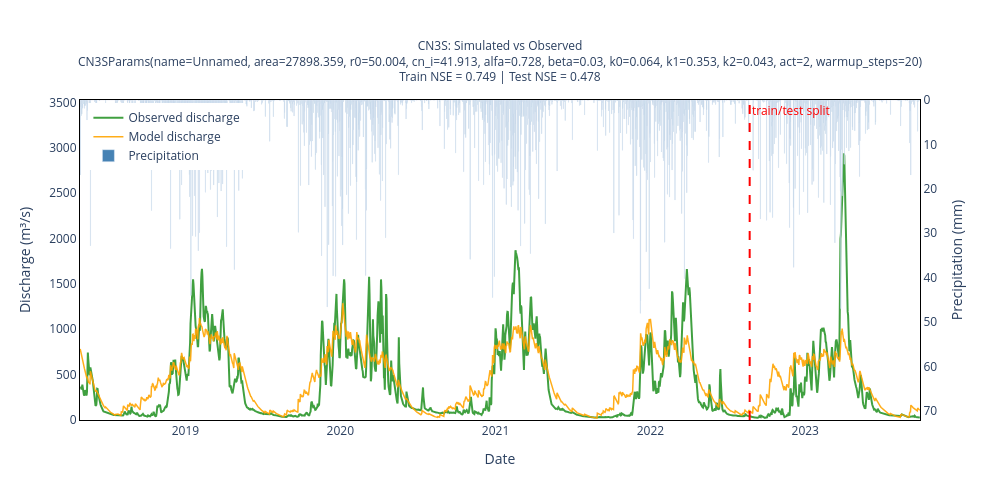

Notebook code for this chart:
### Code cell
optim.plot_step(50)

### Figure 1 — Plotly figure (JSON) as saved in the notebook; plotly's stock layout.template omitted (floating-point values rounded to 4 significant figures; data arrays with more than 128 entries replaced by an {"elided": "..."} marker saying what was removed)
{"data": [{"line": {"color": "green", "width": 2}, "name": "Observed discharge", "opacity": 0.75, "type": "scatter", "x": {"elided": "1980 str values"}, "y": {"elided": "1980 float values"}}, {"line": {"color": "orange", "width": 1.5}, "name": "Model discharge", "opacity": 0.9, "type": "scatter", "x": {"elided": "1980 str values"}, "y": {"elided": "1980 float values"}}, {"marker": {"color": "steelblue"}, "name": "Precipitation", "opacity": 1, "type": "bar", "x": {"elided": "1980 str values"}, "y": {"elided": "1980 float values"}, "yaxis": "y2"}], "layout": {"annotations": [{"font": {"color": "red"}, "showarrow": false, "text": "train/test split", "x": "2022-08-23T00:00:00", "xanchor": "left", "y": 1, "yanchor": "top", "yref": "paper"}], "height": 500, "legend": {"x": 0.01, "y": 0.99}, "plot_bgcolor": "white", "shapes": [{"line": {"color": "red", "dash": "dash"}, "type": "line", "x0": "2022-08-23T00:00:00", "x1": "2022-08-23T00:00:00", "y0": 0, "y1": 1, "yref": "paper"}], "title": {"font": {"size": 12}, "text": "CN3S: Simulated vs Observed<br>CN3SParams(name=Unnamed, area=27898.359, r0=50.004, cn_i=41.913, alfa=0.728, beta=0.03, k0=0.064, k1=0.353, k2=0.043, act=2, warmup_steps=20)<br>Train NSE = 0.749 | Test NSE = 0.478", "x": 0.5, "xanchor": "center"}, "width": 1000, "xaxis": {"linecolor": "black", "linewidth": 1, "mirror": true, "showline": true, "title": {"text": "Date"}}, "yaxis": {"linecolor": "black", "linewidth": 1, "mirror": true, "range": [0, 3526.0], "showline": true, "title": {"text": "Discharge (m³/s)"}}, "yaxis2": {"linecolor": "black", "linewidth": 1, "mirror": true, "overlaying": "y", "range": [72.1, 0], "showline": true, "side": "right", "title": {"text": "Precipitation (mm)"}}}}
